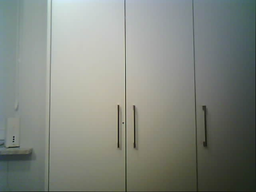
#> input picture examples/undistorted000.png, 256 x 192 px, shrunk from 640 x 480 before the run
$ python stitch_using_points.py
#> lines starting #> are read from the running program, lines starting #| are printed output that depends on the picture
### stitching/__init__.py
import random

import numpy as np
import cv2


# Apply projective transformation to the image (task 2)
def transform(img: np.ndarray, transformation: np.ndarray):
    if transformation.shape != (3, 3):
        raise ValueError(f'Transformation should be a 3x3 matrix. Got shape {transformation.shape}')
    inverse_transformation = np.linalg.inv(transformation)

    # Find bounding box for the image after transformation
    p1 = transformation @ [0, 0, 1.]
    p1 /= p1[2]
    p2 = transformation @ [img.shape[0], 0, 1.]
    p2 /= p2[2]
    p3 = transformation @ [0, img.shape[1], 1.]
    p3 /= p3[2]
    p4 = transformation @ [img.shape[0], img.shape[1], 1.]
    p4 /= p4[2]
    bbox_min = np.floor(np.min([p1, p2, p3, p4], axis=0)).astype(np.int32)
    bbox_max = np.ceil(np.max([p1, p2, p3, p4], axis=0)).astype(np.int32)

    # Fill the transformed image
    result = np.zeros((bbox_max[0] - bbox_min[0], bbox_max[1] - bbox_min[1], img.shape[2]), dtype=np.uint8)
    for i in range(bbox_max[0] - bbox_min[0]):
        for j in range(bbox_max[1] - bbox_min[1]):
            orig_img_coords = np.matmul(inverse_transformation, [i + bbox_min[0], j + bbox_min[1], 1.])
            orig_img_coords /= orig_img_coords[2]
            orig_img_coords = np.round(orig_img_coords).astype(np.int32)  # choose nearest neighbor
            if 0 <= orig_img_coords[0] < img.shape[0] and 0 <= orig_img_coords[1] < img.shape[1]:
                result[i][j][:] = img[orig_img_coords[0]][orig_img_coords[1]][:]

    # Return image after transformation and the offset
    return result, bbox_min[:2]


# Find projective transformation using pairs of matching keypoints (task 3)
def find_projective_transformation(matching_points):
    matching_points = [(np.array([pt1[0], pt1[1], 1]), np.array([pt2[0], pt2[1], 1])) for pt1, pt2 in matching_points]
    mtx = np.zeros((len(matching_points) * 2, 9))
    for idx, (source_point, destination_point) in enumerate(matching_points):
        mtx[idx * 2][:3] = source_point
        mtx[idx * 2 + 1][3:6] = source_point
        mtx[idx * 2][6:] = -1 * destination_point[0] * source_point
        mtx[idx * 2 + 1][6:] = -1 * destination_point[1] * source_point
    _, _, v = np.linalg.svd(mtx)
    return np.reshape(v[-1, :], (3, 3))


# Weightmask used for calculating weighted average for overlapping part of stitched image (task 5)
def generate_weightmask(shape):
    result = np.zeros((shape[0], shape[1], 3), dtype=np.uint8)
    for i in range(shape[0]):
        for j in range(shape[1]):
            dist_to_edge = min([i, shape[0] - i, j, shape[1] - j])
            metric = min(1, 2 * dist_to_edge / min(shape[0], shape[1]))
            result[i][j] = np.array([255 * metric, 255 * metric, 255 * metric], dtype=np.uint8)
    return result


def stitch_images(img1, img2, matched_points):
    img1_weightmask = generate_weightmask(img1.shape)
    img2_weightmask = generate_weightmask(img2.shape)
    homography = find_projective_transformation(matched_points)
    img1, offset = transform(img1, homography)
    img1_weightmask, _ = transform(img1_weightmask, homography)
    bbox1_min = offset
    bbox1_max = offset + img1.shape[:2]
    bbox2_min = np.array([0, 0])
    bbox2_max = img2.shape[:2]
    stitched_bbox_min = np.min([bbox1_min, bbox2_min], axis=0)
    stitched_bbox_max = np.max([bbox1_max, bbox2_max], axis=0)
    stitched_img = np.zeros((
        stitched_bbox_max[0] - stitched_bbox_min[0],
        stitched_bbox_max[1] - stitched_bbox_min[1],
        img1.shape[2]
    ), dtype=np.uint8)

    for i in range(stitched_bbox_max[0] - stitched_bbox_min[0]):
        for j in range(stitched_bbox_max[1] - stitched_bbox_min[1]):
            coord_on_img1 = (i + stitched_bbox_min[0] - offset[0], j + stitched_bbox_min[1] - offset[1])
            coord_on_img2 = (i + stitched_bbox_min[0], j + stitched_bbox_min[1])
            in_range_for_img1 = 0 <= coord_on_img1[0] < img1.shape[0] and 0 <= coord_on_img1[1] < img1.shape[1]
            in_range_for_img2 = 0 <= coord_on_img2[0] < img2.shape[0] and 0 <= coord_on_img2[1] < img2.shape[1]
            if in_range_for_img2 and not in_range_for_img1:
                stitched_img[i][j] = img2[coord_on_img2[0]][coord_on_img2[1]]
            elif in_range_for_img1 and not in_range_for_img2:
                stitched_img[i][j] = img1[coord_on_img1[0]][coord_on_img1[1]]
            elif in_range_for_img1 and in_range_for_img2:
                weight1 = img1_weightmask[coord_on_img1[0]][coord_on_img1[1]] + 1e-8
                weight2 = img2_weightmask[coord_on_img2[0]][coord_on_img2[1]] + 1e-8
                stitched_img[i][j] = np.floor((weight2 * img2[coord_on_img2[0]][coord_on_img2[1]] + weight1 *
                                               img1[coord_on_img1[0]][coord_on_img1[1]]) / (weight1 + weight2)).astype(np.uint8)

    return stitched_img


# RANSAC on matching keypoints with projective transformation (task 7)
# [75 lines left out: functions ransac, get_matches, not called in this run]

### stitch_using_points.py
import cv2
import sys

from stitching import stitch_images


def get_arg_or_default(num, default):
    if len(sys.argv) > num:
        return sys.argv[num]
    return default


# task 5
if __name__ == "__main__":
    cv2.namedWindow("Image Stitching")
    img1_filename = get_arg_or_default(1, 'examples/undistorted000.png')
    img2_filename = get_arg_or_default(2, 'examples/undistorted001.png')
    points_filename = get_arg_or_default(3, 'examples/matching_points_000_001.txt')
    img1 = cv2.imread(img1_filename)
#> img1 is the input picture: shape (192, 256, 3); mean B, G, R 128.1, 135.5, 130.5
    img2 = cv2.imread(img2_filename)
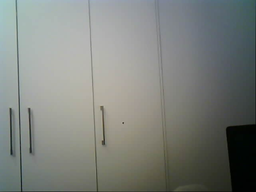
#> input picture examples/undistorted001.png, 256 x 192 px, shrunk from 640 x 480 before the run
#> img2 is the input picture: shape (192, 256, 3); mean B, G, R 124.1, 128.8, 125
    with open(points_filename, 'r') as f:
#> (reads examples/matching_points_000_001.txt from the repository)
        splitlines = [line.split() for line in f.readlines()]
        point_pairs = [
            ((int(splitline[1]), int(splitline[0])),
             (int(splitline[3]), int(splitline[2])))
            for splitline in splitlines]
    stitched_img = stitch_images(img1, img2, point_pairs)
#> after the loop in transform, `for i in range(bbox_max[0] - bbox_min[0]):`:
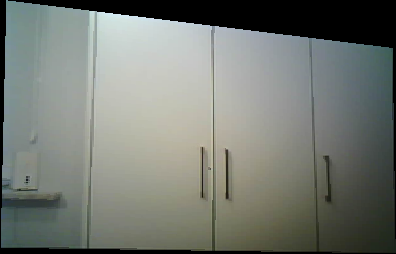
#> result: shape (254, 396, 3); mean B, G, R 115.2, 121.9, 117.3
#> in stitch_images, `img1, offset = transform(img1, homography)`: offset = [-60, -421]
#> after the loop in transform (call 2), `for i in range(bbox_max[0] - bbox_min[0]):`:
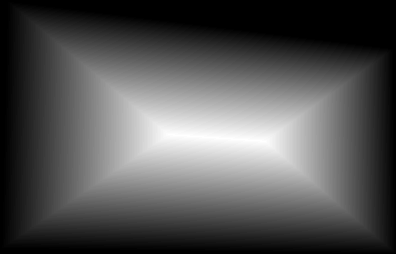
#> result: shape (254, 396, 3); min 0, max 255, mean 83.1
#> in stitch_images, `bbox1_max = offset + img1.shape[:2]`: bbox1_max = [194, -25]
#> in stitch_images, `stitched_bbox_min = np.min([bbox1_min, bbox2_min], axis=0)`: stitched_bbox_min = [-60, -421]
#> in stitch_images, `stitched_bbox_max = np.max([bbox1_max, bbox2_max], axis=0)`: stitched_bbox_max = [194, 256]
#> after the loop in stitch_images, `for i in range(stitched_bbox_max[0] - stitched_bbox_min[0]):`:
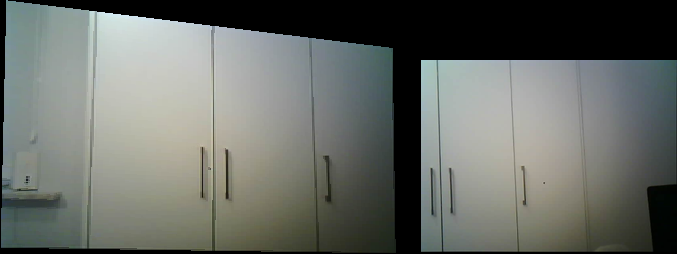
#> stitched_img: shape (254, 677, 3); mean B, G, R 102.9, 108.1, 104.4
    cv2.imshow("Image Stitching", stitched_img)
    cv2.waitKey()
